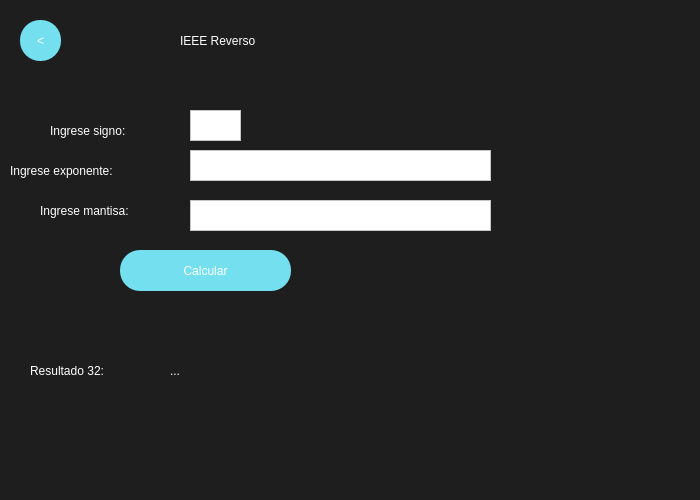
<?xml version="1.0" encoding="UTF-8"?>
<ui version="4.0">
 <class>MainWindow</class>
 <widget class="QMainWindow" name="MainWindow">
  <property name="geometry">
   <rect>
    <x>0</x>
    <y>0</y>
    <width>700</width>
    <height>500</height>
   </rect>
  </property>
  <property name="minimumSize">
   <size>
    <width>700</width>
    <height>500</height>
   </size>
  </property>
  <property name="maximumSize">
   <size>
    <width>700</width>
    <height>500</height>
   </size>
  </property>
  <property name="windowTitle">
   <string>MainWindow</string>
  </property>
  <property name="styleSheet">
   <string notr="true">QWidget{
background-color:#1E1E1E;
}

QPushButton{
background-color:#74E0Ef;
color:white;
font: 30pt &quot;Impact&quot;;
border-radius:25px;
}

QPushButton:hover{
background-color:#7A63FF;
color:#74E0Ef;
font: 30pt &quot;Impact&quot;;
border-radius:30px;
}

</string>
  </property>
  <widget class="QWidget" name="centralwidget">
   <widget class="QLabel" name="label">
    <property name="geometry">
     <rect>
      <x>180</x>
      <y>10</y>
      <width>341</width>
      <height>61</height>
     </rect>
    </property>
    <property name="styleSheet">
     <string notr="true">color:white;
font: 50pt &quot;Impact&quot;;
</string>
    </property>
    <property name="text">
     <string>IEEE Reverso</string>
    </property>
   </widget>
   <widget class="QPushButton" name="ReverseBackButton">
    <property name="geometry">
     <rect>
      <x>20</x>
      <y>20</y>
      <width>41</width>
      <height>41</height>
     </rect>
    </property>
    <property name="styleSheet">
     <string notr="true">font: 20pt &quot;impact&quot;;
border-radius:20px;</string>
    </property>
    <property name="text">
     <string>&lt;</string>
    </property>
   </widget>
   <widget class="QPushButton" name="RevCalculateButton">
    <property name="geometry">
     <rect>
      <x>120</x>
      <y>250</y>
      <width>171</width>
      <height>41</height>
     </rect>
    </property>
    <property name="styleSheet">
     <string notr="true">font: 20pt &quot;impact&quot;;
border-radius:20px;</string>
    </property>
    <property name="text">
     <string>Calcular</string>
    </property>
   </widget>
   <widget class="QLabel" name="label_2">
    <property name="geometry">
     <rect>
      <x>50</x>
      <y>120</y>
      <width>131</width>
      <height>21</height>
     </rect>
    </property>
    <property name="styleSheet">
     <string notr="true">font:15pt&quot;Arial&quot;;
color:white;</string>
    </property>
    <property name="text">
     <string>Ingrese signo:</string>
    </property>
   </widget>
   <widget class="QLabel" name="label_3">
    <property name="geometry">
     <rect>
      <x>10</x>
      <y>160</y>
      <width>171</width>
      <height>21</height>
     </rect>
    </property>
    <property name="styleSheet">
     <string notr="true">font:15pt&quot;Arial&quot;;
color:white;</string>
    </property>
    <property name="text">
     <string>Ingrese exponente:</string>
    </property>
   </widget>
   <widget class="QLabel" name="label_4">
    <property name="geometry">
     <rect>
      <x>40</x>
      <y>200</y>
      <width>151</width>
      <height>21</height>
     </rect>
    </property>
    <property name="styleSheet">
     <string notr="true">font:15pt&quot;Arial&quot;;
color:white;</string>
    </property>
    <property name="text">
     <string>Ingrese mantisa:</string>
    </property>
   </widget>
   <widget class="QLabel" name="label_5">
    <property name="geometry">
     <rect>
      <x>30</x>
      <y>350</y>
      <width>131</width>
      <height>41</height>
     </rect>
    </property>
    <property name="styleSheet">
     <string notr="true">font:15pt&quot;Arial&quot;;
color:white;</string>
    </property>
    <property name="text">
     <string>Resultado 32:</string>
    </property>
   </widget>
   <widget class="QLabel" name="ResultRev">
    <property name="geometry">
     <rect>
      <x>170</x>
      <y>350</y>
      <width>401</width>
      <height>41</height>
     </rect>
    </property>
    <property name="styleSheet">
     <string notr="true">font:15pt&quot;Arial&quot;;
color:white;</string>
    </property>
    <property name="text">
     <string>...</string>
    </property>
   </widget>
   <widget class="QTextEdit" name="SignoEntry">
    <property name="geometry">
     <rect>
      <x>190</x>
      <y>110</y>
      <width>51</width>
      <height>31</height>
     </rect>
    </property>
    <property name="styleSheet">
     <string notr="true">background-color: rgb(255, 255, 255);</string>
    </property>
   </widget>
   <widget class="QTextEdit" name="ExpEntry">
    <property name="geometry">
     <rect>
      <x>190</x>
      <y>150</y>
      <width>301</width>
      <height>31</height>
     </rect>
    </property>
    <property name="styleSheet">
     <string notr="true">background-color: rgb(255, 255, 255);</string>
    </property>
   </widget>
   <widget class="QTextEdit" name="MantsEntry">
    <property name="geometry">
     <rect>
      <x>190</x>
      <y>200</y>
      <width>301</width>
      <height>31</height>
     </rect>
    </property>
    <property name="styleSheet">
     <string notr="true">background-color: rgb(255, 255, 255);</string>
    </property>
   </widget>
  </widget>
 </widget>
 <resources/>
 <connections/>
</ui>
